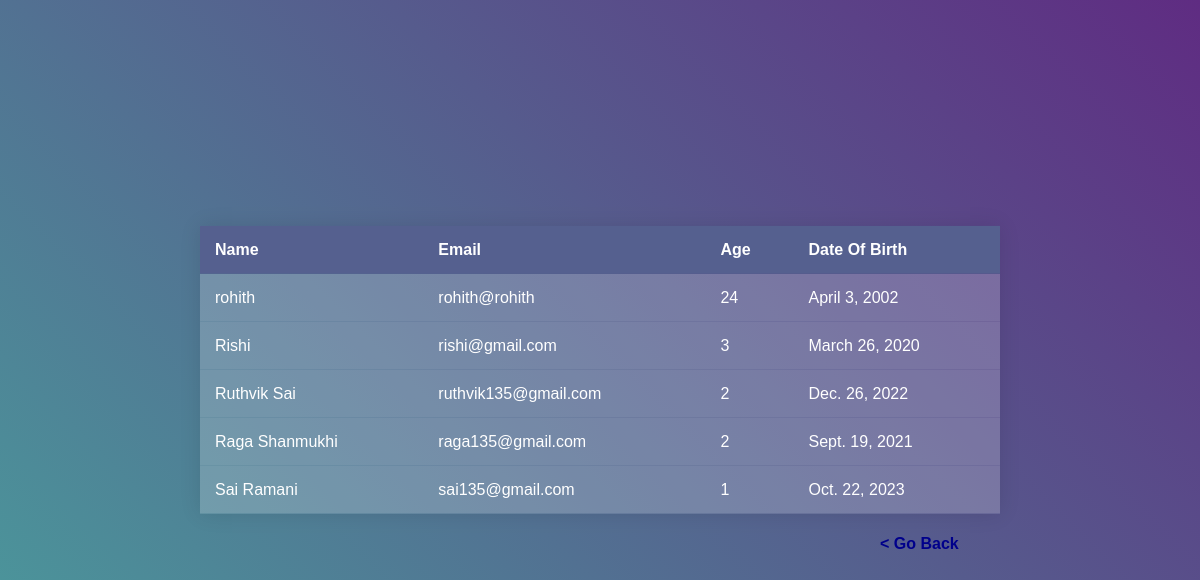
/details, run on the app's committed database.
### AF/models.py (models this page shows, shortened)
class Application(models.Model):
    ID = models.AutoField(primary_key=True)
    Name = models.CharField(max_length = 50)
    Email = models.EmailField(max_length = 30)
    Age = models.IntegerField(max_length = 20)
    DateOfBirth = models.DateField(max_length = 10)

### AF/views.py (the view)
# urls.py: path('details', views.details, name='details'),
def details(request):
    template = loader.get_template('details.html')
    data = models.Application.objects.all().values()
    context = {
        'data': data
    }
    return HttpResponse(template.render(context,request))

### Templates/details.html (shortened to what this page needs)
{%load static%}
<!DOCTYPE html>
<html lang="en">
<head>
    <link rel="stylesheet" href="{% static 'CSS/details.css' %}">
</head>
<body>
    <div class="container">
        <table>
            <thead>
                <tr>
                    <th>Name</th>
                    <th>Email</th>
                    <th>Age</th>
                    <th>Date Of Birth</th>
                </tr>
            </thead>
            <tbody>
                {% for i in data %}
                    <tr>
                        <td>{{i.Name}}</td>
                        <td>{{i.Email}}</td>
                        <td>{{i.Age}}</td>
                        <td>{{i.DateOfBirth}}</td>
                    </tr>
                {% endfor %}
            </tbody>
        </table>
        <h4><a href="{% url 'Home' %}">&lt; Go Back</a></h4>
    </div>
</body>
</html>

### Static/CSS/details.css (style rules this page uses)
html, body { height: 100%; }
body { margin: 0; background: linear-gradient(45deg, #49a09d, #5f2c82); font-family: sans-serif; font-weight: 100; }
.container { position: absolute; top: 50%; left: 50%; transform: translate(-50%, -50%); }
table { width: 800px; border-collapse: collapse; overflow: hidden; box-shadow: 0 0 20px rgba(0,0,0,0.1); }
th, td { padding: 15px; background-color: rgba(255,255,255,0.2); color: #fff; }
th { text-align: left; }
h4 { color: white; }

### Templates/details.html (style rules this page uses)
h4 { color: white; padding-left: 85%; }
a { text-decoration: none; color: darkblue; }

### data on the page
Application: Name "rohith", Email "rohith@rohith", Age "24", DateOfBirth "April 3, 2002"
Application: Name "Rishi", Email "rishi@gmail.com", Age "3", DateOfBirth "March 26, 2020"
Application: Name "Ruthvik Sai", Email "ruthvik135@gmail.com", Age "2", DateOfBirth "Dec. 26, 2022"
Application: Name "Raga Shanmukhi", Email "raga135@gmail.com", Age "2", DateOfBirth "Sept. 19, 2021"
Application: Name "Sai Ramani", Email "sai135@gmail.com", Age "1", DateOfBirth "Oct. 22, 2023"
